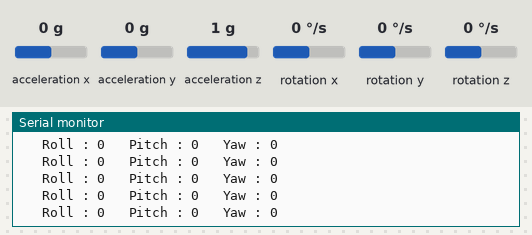
Bench run of a sketch on a simulated Arduino Uno, built with avr-gcc and run on an emulated ATmega328P. Shown: the last lines printed to the serial monitor. Wiring (inferred from the names in the program): MPU-6050 motion sensor at I2C address 0x68. The inputs (shaded band) are chosen by the test bench; at power-on: acceleration x 0 g, acceleration y 0 g, rotation x 0 °/s, rotation y 0 °/s, rotation z 0 °/s, acceleration z 1 g.

Above: at 10.9 s.
11.0 s: acceleration x set to -1.4 g
At 11.5 s:
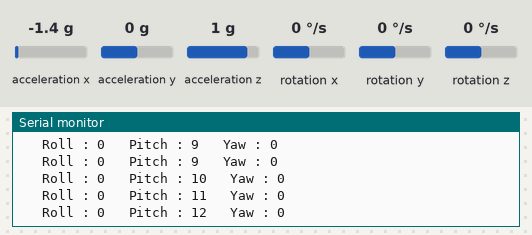
14.0 s: acceleration y set to -1.4 g
At 14.5 s:
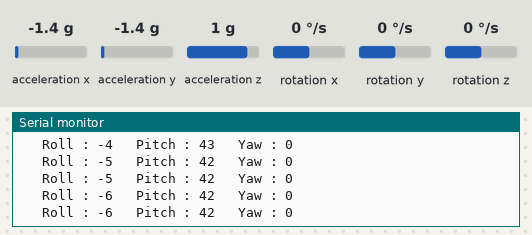
17.0 s: rotation x set to -192 °/s
At 17.6 s:
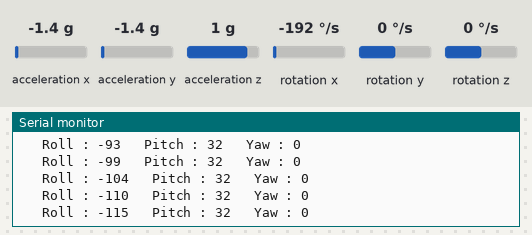
20.0 s: rotation y set to 100 °/s
At 20.5 s:
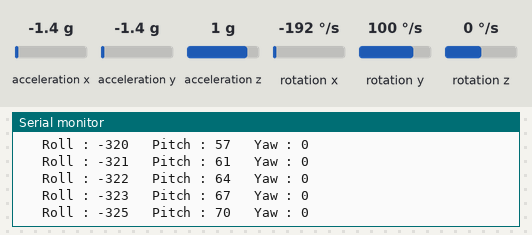
23.0 s: rotation z set to -192 °/s
At 23.23 s:
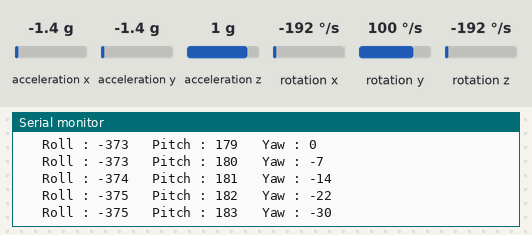
26.0 s: rotation x set to 100 °/s
At 26.05 s:
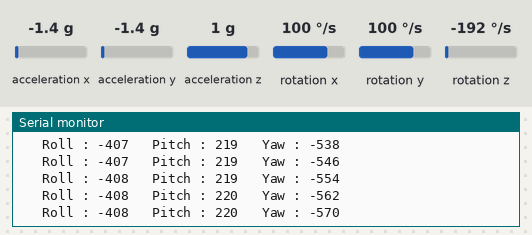
Timing chart, 0 to 29.0 s (numbered marks = the images above; inputs shaded):
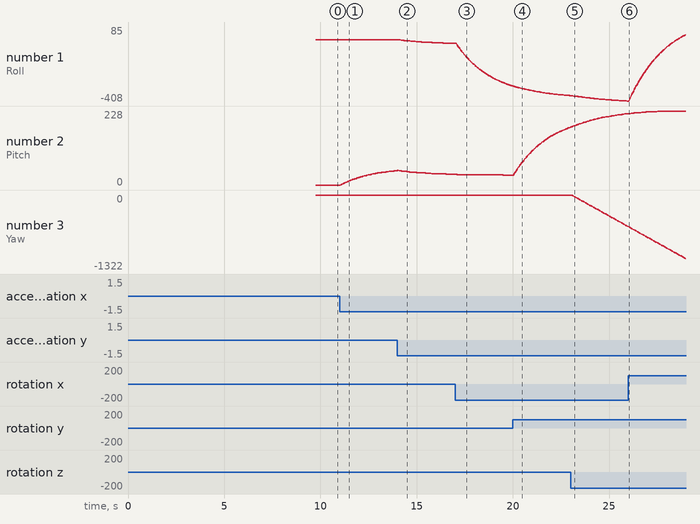

Measured:
- after the input at 11.0 s, the serial monitor: prints a new line after 0.08 s (image 1)
- after the input at 14.0 s, the serial monitor: prints a new line after 0.12 s (image 2)
- after the input at 17.0 s, the serial monitor: prints a new line after 0.09 s (image 3)
- plotted number 1: 0 → -24 after the input at 14.0 s, -24 → -308 after the input at 17.0 s
- plotted number 2: 0 → 44 after the input at 11.0 s

The sketch:

example.ino
```cpp
#include "IMU6050.h"
#include <Wire.h>

/************************************************************************
 *  Variable Declaration
 */

  int Yaw, Pitch, Roll = 0;

/************************************************************************
 * Setting the cofficient for Coefficient filters.
 *
 *    Filtering Formula used.
 *      filtered_angle = (0.02 * accel) + (0.98 * gyro)
 *
 *    Syntax  ::  MPU6050 mpu6050(wire, a, g);
 *      a = accelorometer cofficient
 *      g = gyroscope cofficient
 *
 *  eg.
 *    To set acceloromet cofficient to 0.1 and gyro cofficient to 0.9
 *    MPU mpu6050(wire, 0.1, 0.9);
 *
 *  default value is 0.02 and 0.98
 */
MPU6050 mpu6050(Wire);


void setup() {

  Serial.begin(9600);

  /**********************************************************************
   * Start the i2C communication with
   *    Master  --- Arduino
   *    Slave   --- MPU
   */
  Wire.begin();

  /**********************************************************************
   * Start MPU Library and FIFO
   */
  mpu6050.begin();

/************************************************************************
 * use calcGyroOffsets() in setup(), it will calculate calibration of the gyroscope, and the value of the gyroscope will calibrated.
 *
 *    NOTE  : DO NOT MOVE THE MPU DURING CALIBRATION
 *
 *  This can be operated in two modes.
 *    calcGyroOffsets()       ---->   Calibrate the MPU
 *    calcGyroOffsets(true)   ---->   Calibrate the MPU and display the values in the Serial monitor
 *
 *  Programme will the wait for 3 sec.
 *  Once the values are known use
 *        setGyroOffsets() to continue.
 *
 *        Syntax  ::    mpu6050.setGyroOffsets(x, y, z);
 *            X - value obtained from " X : ____ "
 *            Y - value obtained from " Y : ____ "
 *            Z - value obtained from " Z : ____ "
 */
  mpu6050.calcGyroOffsets(true);

}

void loop() {

  /**********************************************************************
   * Get the data of MPU execute .update()
   */
  mpu6050.update();

  Roll = mpu6050.getAngleX();
  Pitch = mpu6050.getAngleY();
  Yaw = mpu6050.getAngleZ();


  /*********************************************************************
   *  Serial Monitor/ Display
   */
  Serial.print("\t Roll : ");
  Serial.print(Roll);
  Serial.print("\t Pitch : ");
  Serial.print(Pitch);
  Serial.print("\t Yaw : ");
  Serial.println(Yaw);


}
```

IMU6050.cpp
```cpp
// (licence header left out)
 #include "IMU6050.h"
 #include "Arduino.h"

/************************************************************************
 * Setting the cofficient for Coefficient filters.
 *
 *    Filtering Formula used.
 *      filtered_angle = (0.02 * accel) + (0.98 * gyro)
 *
 *    Syntax  ::  MPU6050 mpu6050(wire, a, g);
 *      a = accelorometer cofficient
 *      g = gyroscope cofficient
 *
 *  eg.
 *    To set acceloromet cofficient to 0.1 and gyro cofficient to 0.9
 *    MPU mpu6050(wire, 0.1, 0.9);
 *
 *  default value is 0.02 and 0.98
 */
MPU6050::MPU6050(TwoWire &w){
    wire = &w;
    accCoef = 0.02f;
    gyroCoef = 0.98f;
}

MPU6050::MPU6050(TwoWire &w, float aC, float gC){
    wire = &w;
    accCoef = aC;
    gyroCoef = gC;
}

/************************************************************************
 *  MPU 6050 Register/Settings
 *
 *    Calls this function in Void Setup().
 */
void MPU6050::begin(){

    /**************************************************************************
     *    Sample Rate Divider
     *  ----------------------
     *
     *  Register : 19          SMPLTR_DIV [7:0]       Type :  Read/Write
     *
     *  Descrption :
     *    Sample Rate = (Gyro Output Rate)/(1 + SMPLRT_DIV)
     *
     *    Gyro Output rate ---> see register 26.
     */
    writeMPU6050(MPU6050_SMPLRT_DIV, 0x00);

    /**************************************************************************
     *    Configuration
     *  ----------------------
     *
     *  Register : 26          DLPF_CFG [2:0]       Type :  Read/Write
     *
     *  Descrption :
     *    Sets the Low-Pass Filter Bandwidth
     *
     *    DLFP_CFG  |    BandWidth  |   Acc (fs)  |  Gyro (fs)
     *    ----------------------------------------------------
     *        0             260 Hz          1 kHz       8 kHz
     *        1             184             1           1
     *        2              94             1           1
     *        3              44             1           1
     *        4              21             1           1
     *        5              10             1           1
     *        6               5             1           1
     *        7        [------------  Reserved  ------------]
     */
    writeMPU6050(MPU6050_CONFIG, 0x00);

    /**************************************************************************
     *    Gyro Configuration
     *  ----------------------
     *
     *  Register : 1B          FS_SEL [4:3]       Type :  Read/Write
     *
     *  Descrption :
     *    Sets the Gyro Full Scale Range.
     *
     *            FS_SEL    |     Range
     *          -----------------------------
     *              0         +/- 250 degree/s
     *              1         +/- 500 degree/s
     *              2         +/- 1000 degree/s
     *              3         +/- 2000 degree/s
     */
    writeMPU6050(MPU6050_GYRO_CONFIG, 0x08);    //  + 500 degree/s

    /**************************************************************************
     *    Accel Configuration
     *  -------------------------
     *
     *  Register : 1C          AFS_SEL [4:3]       Type :  Read/Write
     *
     *  Descrption :
     *    Sets the Accel. Full Scale Range.
     *
     *           AFS_SEL    |     Range
     *          -----------------------------
     *              0            +/- 2 g
     *              1            +/- 4 g
     *              2            +/- 8 g
     *              3            +/- 16 g
     */
    writeMPU6050(MPU6050_ACCEL_CONFIG, 0x10);     //  +/- 8 g

    /**************************************************************************
     *    Clock Selection and Power Management
     *  ----------------------------------------
     *
     *  Register : 6B          CLK_SEL [2:0]       Type :  Read/Write
     *
     *  Descrption :
     *    Sets the clock Speed and PLL Referrence.
     *
     *           CLK_SEL    |     Clock Selection
     *          -------------------------------------
     *              0           internal 8 Mhz Oscillator
     *              1           PLL with X Gyro Refference
     *              2           PLL with Y Gyro Refference
     *              3           PLL with Z Gyro Refference
     *              4           PLL with external 32.78 kHz Refference
     *              5           PLL with external 19.2 MHz Refference
     *              6           Reserved
     *              7           Stops and puts to sleep.
     *
     *    SLEEP     [bit 6]    -   set '1' to put MPU 6050 to Sleep.
     *    CYCLE     [bit 5]    -   set '1' and Sleep is disabled.
     *    TEMP_DIS  [bit 3]    -   set '1' to disable Temp. Sensor
     *    DEV_RESET [bit 7]    -   set to '1' to reset the internal Register.
     */
    writeMPU6050(MPU6050_PWR_MGMT_1, 0x02);   // PLL with Y axis Gyro
    this->update();

    angleGyroX = 0;
    angleGyroY = 0;

    angleX = this->getAccAngleX();
    angleY = this->getAccAngleY();
    preInterval = millis();
}

void MPU6050::writeMPU6050(byte reg, byte data){
    wire->beginTransmission(MPU6050_ADDR);
    wire->write(reg);
    wire->write(data);
    wire->endTransmission();
}

byte MPU6050::readMPU6050(byte reg) {
    wire->beginTransmission(MPU6050_ADDR);
    wire->write(reg);
    wire->endTransmission(true);
    wire->requestFrom((uint8_t)MPU6050_ADDR, (size_t)2/*length*/);
    byte data =  wire->read();
    wire->read();
    return data;
}

void MPU6050::setGyroOffsets(float x, float y, float z){
    gyroXoffset = x;
    gyroYoffset = y;
    gyroZoffset = z;
}

void MPU6050::calcGyroOffsets(bool console){
    float x = 0, y = 0, z = 0;
    int16_t rx, ry, rz;

    delay(1000);
    if(console){
        Serial.println();
        Serial.println("========================================");
        Serial.println("calculate gyro offsets");
        Serial.print("DO NOT MOVE A MPU6050");
    }

    for(int i = 0; i < 3000; i++){
      if(console && i % 1000 == 0){
        Serial.print(".");
      }

    wire->beginTransmission(MPU6050_ADDR);
    wire->write(0x3B);
    wire->endTransmission(false);
    wire->requestFrom((int)MPU6050_ADDR, 14, (int)true);

    wire->read() << 8 | wire->read();
    wire->read() << 8 | wire->read();
    wire->read() << 8 | wire->read();
    wire->read() << 8 | wire->read();
    rx = wire->read() << 8 | wire->read();
    ry = wire->read() << 8 | wire->read();
    rz = wire->read() << 8 | wire->read();

    x += ((float)rx) / 65.5;
    y += ((float)ry) / 65.5;
    z += ((float)rz) / 65.5;
    }

    gyroXoffset = x / 3000;
    gyroYoffset = y / 3000;
    gyroZoffset = z / 3000;

    if(console){
      Serial.println();
      Serial.println("Done!!!");
      Serial.print("X : ");Serial.println(gyroXoffset);
      Serial.print("Y : ");Serial.println(gyroYoffset);
      Serial.print("Z : ");Serial.println(gyroZoffset);
      Serial.println("Program will start after 3 seconds");
      Serial.print("========================================");
      delay(3000);
    }
}

void MPU6050::update(){
    wire->beginTransmission(MPU6050_ADDR);
    wire->write(0x3B);
    wire->endTransmission(false);
    wire->requestFrom((int)MPU6050_ADDR, 14, (int)true);

    rawAccX = wire->read() << 8 | wire->read();
    rawAccY = wire->read() << 8 | wire->read();
    rawAccZ = wire->read() << 8 | wire->read();
    rawTemp = wire->read() << 8 | wire->read();
    rawGyroX = wire->read() << 8 | wire->read();
    rawGyroY = wire->read() << 8 | wire->read();
    rawGyroZ = wire->read() << 8 | wire->read();

    temp = (rawTemp + 12412.0) / 340.0;

    accX = ((float)rawAccX) / 16384.0;
    accY = ((float)rawAccY) / 16384.0;
    accZ = ((float)rawAccZ) / 16384.0;

    angleAccX = atan2(accY, accZ + abs(accX)) * 360 / 2.0 / PI;
    angleAccY = atan2(accX, accZ + abs(accY)) * 360 / -2.0 / PI;

    gyroX = ((float)rawGyroX) / 65.5;
    gyroY = ((float)rawGyroY) / 65.5;
    gyroZ = ((float)rawGyroZ) / 65.5;

    gyroX -= gyroXoffset;
    gyroY -= gyroYoffset;
    gyroZ -= gyroZoffset;

    interval = (millis() - preInterval) * 0.001;

    angleGyroX += gyroX * interval;
    angleGyroY += gyroY * interval;
    angleGyroZ += gyroZ * interval;

    angleX = (gyroCoef * (angleX + gyroX * interval)) + (accCoef * angleAccX);
    angleY = (gyroCoef * (angleY + gyroY * interval)) + (accCoef * angleAccY);
    angleZ = angleGyroZ;

    preInterval = millis();

}
```

IMU6050.h
```cpp
// (licence header left out)
#ifndef IMU6050_H
#define IMU6050_H

#include "Arduino.h"
#include "Wire.h"

//****************** [ Register Address ] *******************************
#define MPU6050_ADDR         0x68
#define MPU6050_SMPLRT_DIV   0x19
#define MPU6050_CONFIG       0x1a
#define MPU6050_GYRO_CONFIG  0x1b
#define MPU6050_ACCEL_CONFIG 0x1c
#define MPU6050_WHO_AM_I     0x75
#define MPU6050_PWR_MGMT_1   0x6b
#define MPU6050_TEMP_H       0x41
#define MPU6050_TEMP_L       0x42


class MPU6050{
  public:

    MPU6050(TwoWire &w);
    MPU6050(TwoWire &w, float aC, float gC);

    void begin();

    void setGyroOffsets(float x, float y, float z);

    void writeMPU6050(byte reg, byte data);
    byte readMPU6050(byte reg);

    int16_t getRawAccX(){ return rawAccX; };
    int16_t getRawAccY(){ return rawAccY; };
    int16_t getRawAccZ(){ return rawAccZ; };

    int16_t getRawTemp(){ return rawTemp; };

    int16_t getRawGyroX(){ return rawGyroX; };
    int16_t getRawGyroY(){ return rawGyroY; };
    int16_t getRawGyroZ(){ return rawGyroZ; };

    float getTemp(){ return temp; };

    float getAccX(){ return accX; };
    float getAccY(){ return accY; };
    float getAccZ(){ return accZ; };

    float getGyroX(){ return gyroX; };
    float getGyroY(){ return gyroY; };
    float getGyroZ(){ return gyroZ; };

    void calcGyroOffsets(bool console = false);

    float getGyroXoffset(){ return gyroXoffset; };
    float getGyroYoffset(){ return gyroYoffset; };
    float getGyroZoffset(){ return gyroZoffset; };

    void update();

    float getAccAngleX(){ return angleAccX; };
    float getAccAngleY(){ return angleAccY; };

    float getGyroAngleX(){ return angleGyroX; };
    float getGyroAngleY(){ return angleGyroY; };
    float getGyroAngleZ(){ return angleGyroZ; };

    float getAngleX(){ return angleX; };
    float getAngleY(){ return angleY; };
    float getAngleZ(){ return angleZ; };

  private:

    TwoWire *wire;

    int16_t rawAccX, rawAccY, rawAccZ, rawTemp,
    rawGyroX, rawGyroY, rawGyroZ;

    float gyroXoffset, gyroYoffset, gyroZoffset;

    float temp, accX, accY, accZ, gyroX, gyroY, gyroZ;

    float angleGyroX, angleGyroY, angleGyroZ,
    angleAccX, angleAccY, angleAccZ;

    float angleX, angleY, angleZ;

    float interval;
    long preInterval;

    float accCoef, gyroCoef;
};

#endif
```
